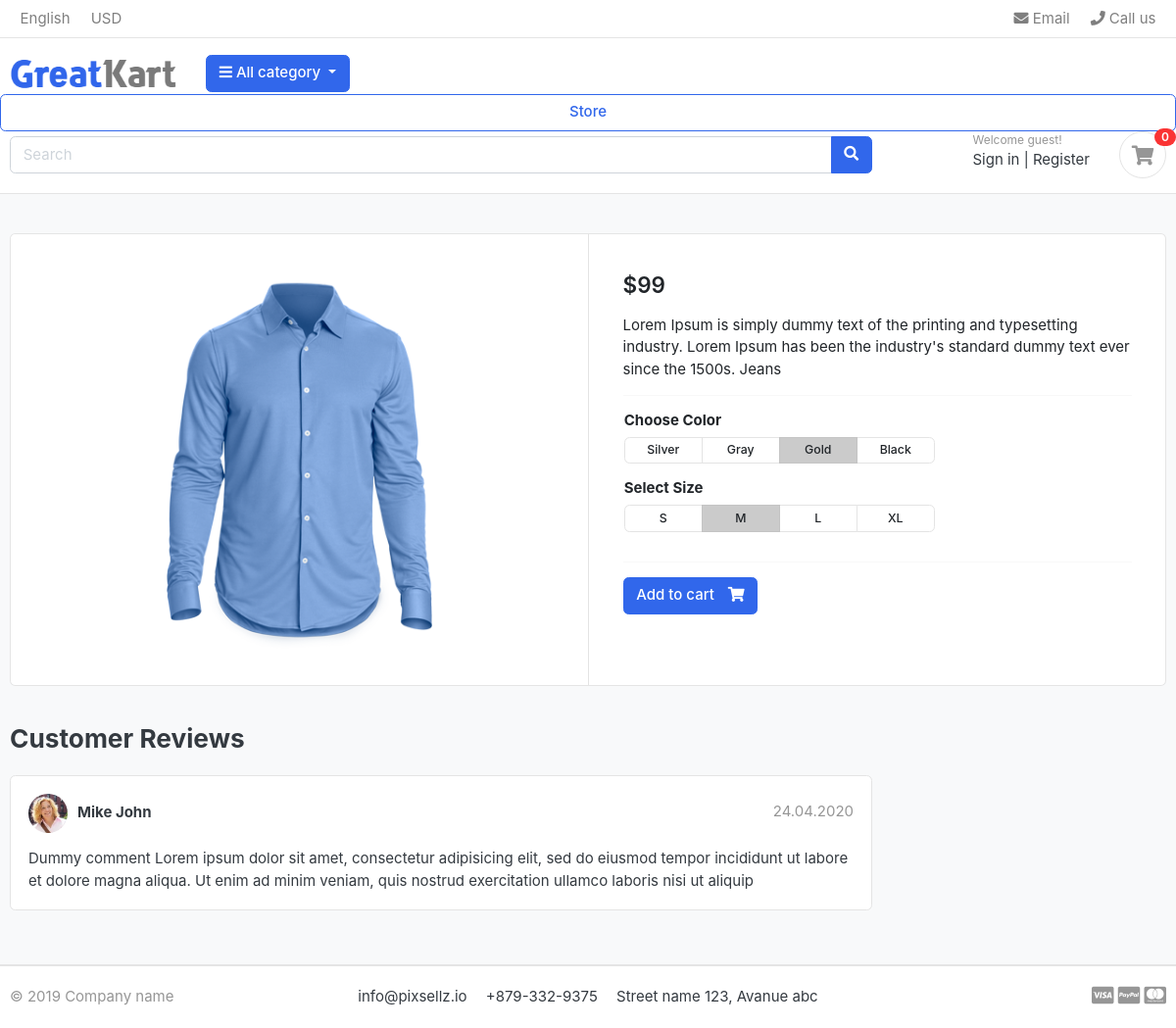
The page /store/shirts/rxn-blue-shirt/ on the database its author committed.
### store/models.py (models this page shows, shortened)
class Product(models.Model):
    product_name=models.CharField(max_length=200,unique=True)
    slug        =models.SlugField(max_length=300,unique=True)
    description =models.TextField(max_length=500,blank=True)
    price       =models.IntegerField()
    image       =models.ImageField(upload_to='photos/products')
    stock       =models.IntegerField()
    is_available=models.BooleanField(default=True)
    category    =models.ForeignKey(Category,on_delete=models.CASCADE)
    created_data=models.DateTimeField(auto_now_add=True)
    modified    =models.DateTimeField(auto_now=True)

### store/views.py (the view)
# urls.py: path("<slug:category_slug>/<slug:product_slug>/",views.product_details,name="product_details"),
def product_details(request,category_slug,product_slug):
    try:
        selected_category = get_object_or_404(Category, slug=category_slug)
        single_product = get_object_or_404(Product, category=selected_category, slug=product_slug)
        in_cart=CartItem.objects.filter(cart__cart_id=_cart_id(request),product=single_product).exists()     # to check is product already in cart or not
    except Exception as e:
        raise e
    context={
        'single_product': single_product,
        'in_cart':in_cart,
    }
    return render(request,'store/product_details.html',context)

### carts/context_processors.py (called while the page is built)
def counter(request):
    cart_count=0
    if 'admin' is request.path:
        return {}
    else:
        try:
            cart=Cart.objects.get(cart_id=_cart_id(request))
            cart_items=CartItem.objects.all()
            for cart_item in cart_items:
                cart_count+=cart_item.quantity
        except Cart.DoesNotExist:
            cart_count=0
    return dict(cart_count=cart_count)

### carts/views.py (called while the page is built)
def _cart_id(request):                                   # to get cart session id
    cart=request.session.session_key
    if not cart:
        cart=request.session.create()
    return cart

### category/context_processors.py (called while the page is built)
def menu_links(request):
    all_links=Category.objects.all()
    return dict(links=all_links)

### store/templates/store/product_details.html (shortened to what this page needs)
{% extends 'app/base.html' %}
{% block content %}
<section class="section-content padding-y bg">
    <div class="container">
    <div class="card">
        <div class="row no-gutters">
            <aside class="col-md-6">
    <article class="gallery-wrap">
        <div class="img-big-wrap">
           <a href="#"><img src="{{single_product.image.url}}"></a>
        </div>
    </article>
            </aside>
            <main class="col-md-6 border-left">
    <article class="content-body">
    <div class="mb-3">
        <var class="price h4">${{single_product.price}}</var>
    </div>
    <p>{{single_product.description}}</p>
    <hr>
        <div class="row">
            <div class="item-option-select">
                <h6>Choose Color</h6>
                <div class="btn-group btn-group-sm btn-group-toggle" data-toggle="buttons">
                  <label class="btn btn-light">
                    <input type="radio" name="radio_color"> Silver
                  </label>
                  <label class="btn btn-light">
                    <input type="radio" name="radio_color" > Gray
                  </label>
                  <label class="btn btn-light active">
                    <input type="radio" name="radio_color checked"> Gold
                  </label>
                  <label class="btn btn-light">
                    <input type="radio" name="radio_color"> Black
                  </label>
                </div>
            </div>
        </div>
        <div class="row">
            <div class="item-option-select">
                <h6>Select Size</h6>
                <div class="btn-group btn-group-sm btn-group-toggle" data-toggle="buttons">
                  <label class="btn btn-light">
                    <input type="radio" name="radio_color"> S
                  </label>
                  <label class="btn btn-light active">
                    <input type="radio" name="radio_color" checked> M
                  </label>
                  <label class="btn btn-light">
                    <input type="radio" name="radio_color"> L
                  </label>
                  <label class="btn btn-light">
                    <input type="radio" name="radio_color"> XL
                  </label>
                </div>
            </div>
        </div>
        <hr>
        {% if single_product.stock == 0 %}
           <h5 class='text-danger'> Out Of Stock</h5>
        {% else %}
          {% if  in_cart %}
          <a href="#" class="btn  btn-success"> <span class="text">Added to cart</span> <i class="fas fa-shopping-cart"></i>  </a>
          <a href={% url "cart" %} class="btn btn-outline-primary"> <span class="text"> View Cart</span> <i class="fas fa-eye"></i> </a>
          {% else %}
        <a href="{% url 'add_cart' single_product.id  %}" class="btn  btn-primary"> <span class="text">Add to cart</span> <i class="fas fa-shopping-cart"></i>  </a>
        {% endif %}
        {% endif %}
    </article>
            </main>
        </div>
    </div>
    <br>
    <div class="row">
                <div class="col-md-9">
        <header class="section-heading">
            <h3>Customer Reviews </h3>
        </header>
        <article class="box mb-3">
            <div class="icontext w-100">
                <img src="./images/avatars/avatar1.jpg" class="img-xs icon rounded-circle">
                <div class="text">
                    <span class="date text-muted float-md-right">24.04.2020 </span>
                    <h6 class="mb-1">Mike John </h6>
                </div>
            </div>
            <div class="mt-3">
                <p>
                    Dummy comment Lorem ipsum dolor sit amet, consectetur adipisicing elit, sed do eiusmod
                    tempor incididunt ut labore et dolore magna aliqua. Ut enim ad minim veniam,
                    quis nostrud exercitation ullamco laboris nisi ut aliquip
                </p>
            </div>
        </article>
        </div>
    </div>
    </div>
    </section>
{% endblock %}

### app/static/app/css/ui.css (style rules this page uses)
html { font-family: "Inter", sans-serif; font-size: 15px; }
.content-body { flex: 1 1 auto; padding: 2rem 2.3rem; }
.img-xs, .img-sm, .img-md, .img-lg { -o-object-fit: cover; object-fit: cover; flex-shrink: 0; flex-grow: 0; }
.img-xs { width: 40px; height: 40px; }
.padding-y { padding-top: 40px; padding-bottom: 40px; }
var { font-style: normal; }
article:after, .form-group:after { display: block; clear: both; content: ""; }
.bg { background-color: #f8f9fa; }
.section-heading { margin-bottom: 20px; margin-top: 15px; }
p:last-child { margin-bottom: 0; }
.btn-light { background-color: #fff; border-color: #e4e4e4; }
.btn .text + i { margin-left: 10px; }
.icontext { display: inline-flex; align-items: center; vertical-align: middle; }
.icontext .text { width: 100%; line-height: 1.2; }
.icontext .icon { position: relative; margin-right: 10px; flex-shrink: 0; flex-grow: 0; }
.price { font-weight: 600; color: #212529; }
.box { padding: 18px; background: #fff; border-radius: 0.37rem; border: 1px solid #e4e4e4; }
.box img { max-width: 100%; }
.gallery-wrap .img-big-wrap { margin-bottom: 10px; border-radius: 0.37rem; overflow: hidden; background-color: #fff; }
.gallery-wrap .img-big-wrap a { text-align: center; display: block; }
.gallery-wrap .img-big-wrap img { height: 450px; width: auto; display: inline-block; }
.item-option-select { margin-bottom: 1rem; display: inline-block; margin-right: 15px; }
.item-option-select .btn { min-width: 80px; }

### rows shown on the page
Product: image (picture), price "99", description "Lorem Ipsum is simply dummy text of the printing and typesetting industry. Lorem Ipsum has been the industry's standard dummy text ever since the 1500s. Jeans"

### other values the page prints
{{ cart_count }} "0"
